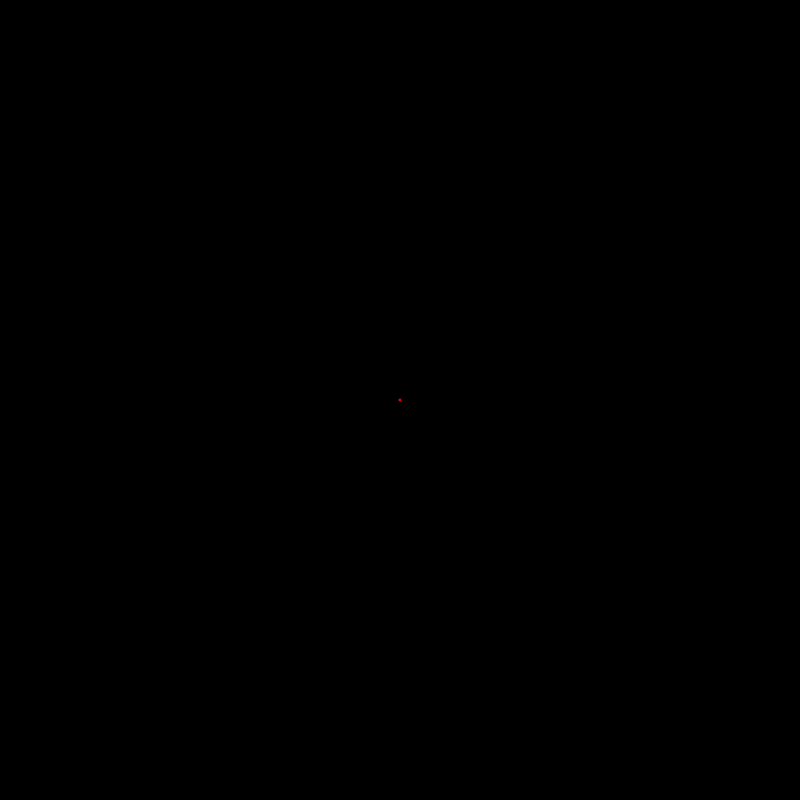
Frame 1 (no input)
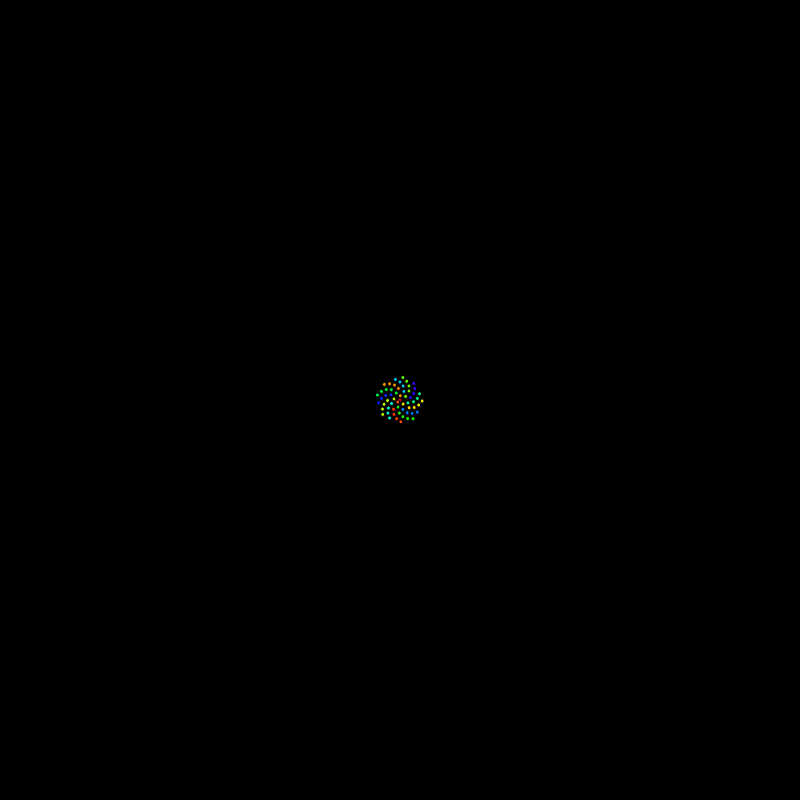
Frame 60 (no input)
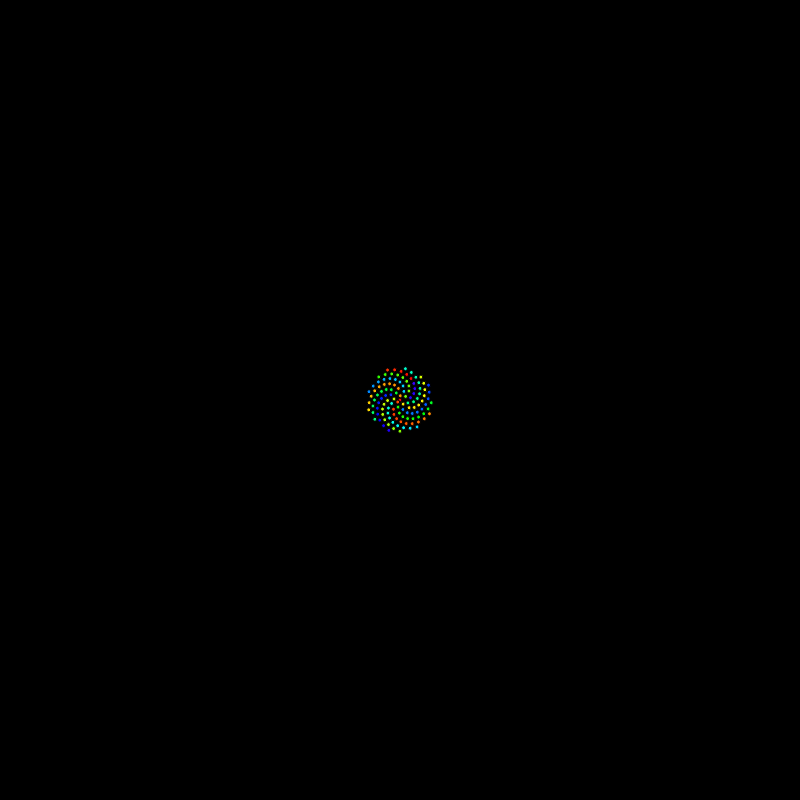
Frame 120 (the mouse pressed at the canvas centre since frame 60)

The p5.js sketch that drew these frames (run headless with seeded random() and noise() and a simulated clock; from frame 60 on, the mouse is pressed at the canvas centre):

// p5.js sketch
// ── sketch.js
var n = 0;
var c = 3;
var cv;

function centerCanvas() {
  var x = (windowWidth - width) / 2;
  var y = (windowHeight - height) / 2;
  cv.position(x,y);
}

function setup() {
  cv = createCanvas(800, 800);
  centerCanvas();
  angleMode(DEGREES);
  colorMode(HSB);
  background(0);
}

function windowResized() {
  centerCanvas();
}

function draw() {

  // a = angle
  var a = n * 137.5;

  // r = radius
  var r = c * sqrt(n);


  var x = r * cos(a) + width/2;
  var y = r * sin(a) + height/2;

  fill((2*a-r) % 255, 255, 255, 255);
  ellipse(x,y, 4, 4);


  n++;
}
